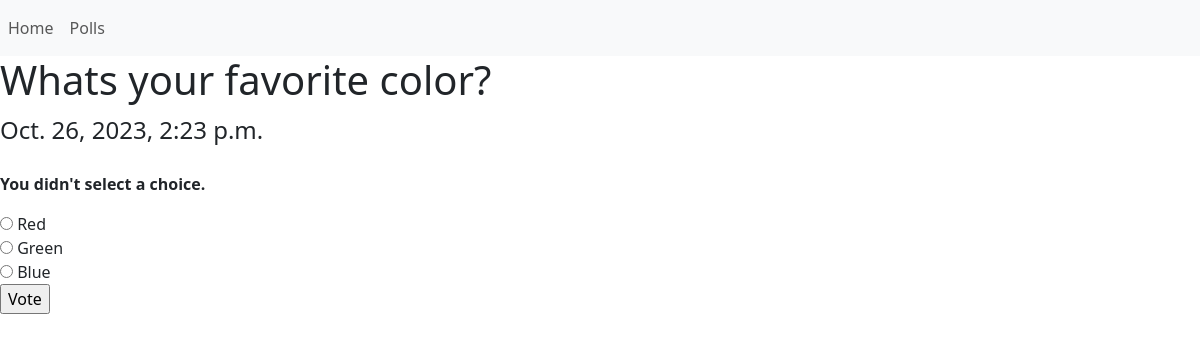
Page /polls/2/vote/ (signed in) on the committed database.
### polls/models.py (models this page shows, shortened)
class Question(models.Model):
    question_text = models.CharField(max_length=200)
    pub_date = models.DateTimeField("date published")

class Choice(models.Model):
    question = models.ForeignKey(Question, on_delete=models.CASCADE)
    choice_text = models.CharField(max_length=200)
    votes = models.IntegerField(default=0)

### polls/views.py (the view)
# urls.py: path("<int:question_id>/vote/", views.vote, name="vote"),
def vote(request, question_id):
    if not request.user.is_authenticated:
        return redirect('%s?next=%s' % (settings.LOGIN_URL, request.path))
    question = get_object_or_404(Question, pk=question_id)
    try:
        selected_choice = question.choice_set.get(pk=request.POST["choice"])
    except (KeyError, Choice.DoesNotExist):
        return render(
            request,
            "polls/detail.html",
            {
                "question": question,
                "error_message": "You didn't select a choice.",
            },
        )
    else:
        selected_choice.votes += 1
        selected_choice.save()
        return HttpResponseRedirect(reverse("polls:results", args=(question.id,)))

### polls/templates/polls/detail.html (shortened to what this page needs)
{% extends "./base.html" %}
{% block content %}
<form action="{% url 'polls:vote' question.id %}" method="post">
    <fieldset>
        <legend>
            <h1>{{question.question_text}}</h1>
            <p>{{question.pub_date}}</p>
        </legend>
        {% if error_message %}<p><strong>{{ error_message }}</strong></p>{% endif %}
        {% for choice in question.choice_set.all %}
        <input type="radio" name="choice" id="choice{{ forloop.counter }}" value="{{ choice.id }}">
        <label for="choice{{ forloop.counter }}">{{ choice.choice_text }}</label><br>
        {% endfor %}
    </fieldset>
    <input type="submit" value="Vote">
</form>
{% endblock %}

### rows in the picture
Question: question_text "Whats your favorite color?", pub_date "Oct. 26, 2023, 2:23 p.m."
Choice: choice_text "Red"
Choice: choice_text "Green"
Choice: choice_text "Blue"

### other values in the picture
{{ error_message }} "You didn't select a choice."
